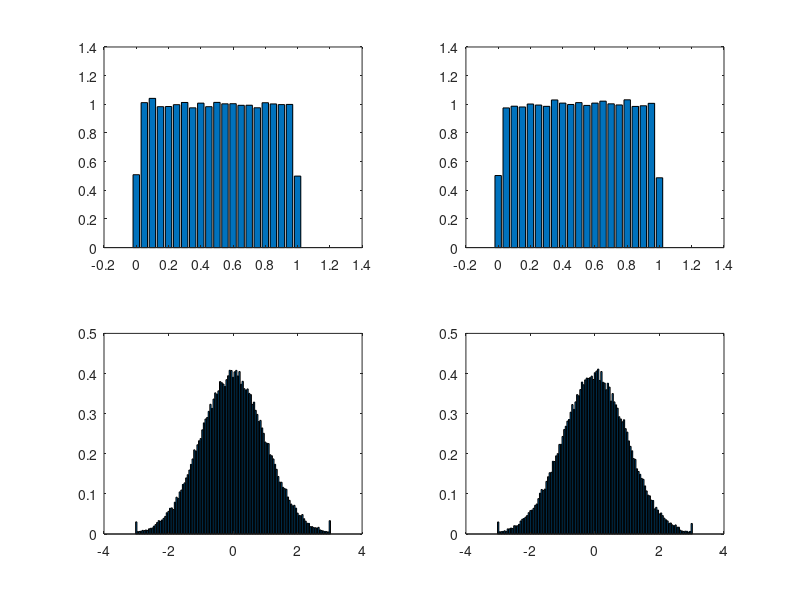

Source code (MATLAB):
hist(randn(1,1000)) #rand normal
hist(randn(1,1000), 50) #rand normal

###################################################

Nexp = 100000;

U1 = rand(1, Nexp); #valores aleatorios de distribuiçao uniforme
U2 = rand(1, Nexp); #valores aleatorios de distribuiçao uniforme

SU = -0.1 : 0.05 : 1.1; #espaço amostral

freq_U1 = hist(U1, SU);
pdf_U1 = freq_U1 / trapz(SU, freq_U1);

freq_U2 = hist(U2, SU);
pdf_U2 = freq_U2 / trapz(SU, freq_U2);

figure(1)

subplot(2, 2, 1);
bar(SU, pdf_U1);

subplot(2, 2, 2);
bar(SU, pdf_U2);

#----------------------------------------

R = sqrt(-2*log(U1)); #amplitude
T = 2*pi*U2; #teta

Z0 = R.*cos(T);
Z1 = R.*sin(T);

SZ = -3:0.05:3; #espaço amostral

freq_Z0 = hist(Z0, SZ);
pdf_Z0 = freq_Z0 / trapz(SZ, freq_Z0);

freq_Z1 = hist(Z1, SZ);
pdf_Z1 = freq_Z1 / trapz(SZ, freq_Z1);

subplot(2, 2, 3);
bar(SZ, pdf_Z0);

subplot(2, 2, 4);
bar(SZ, pdf_Z1);